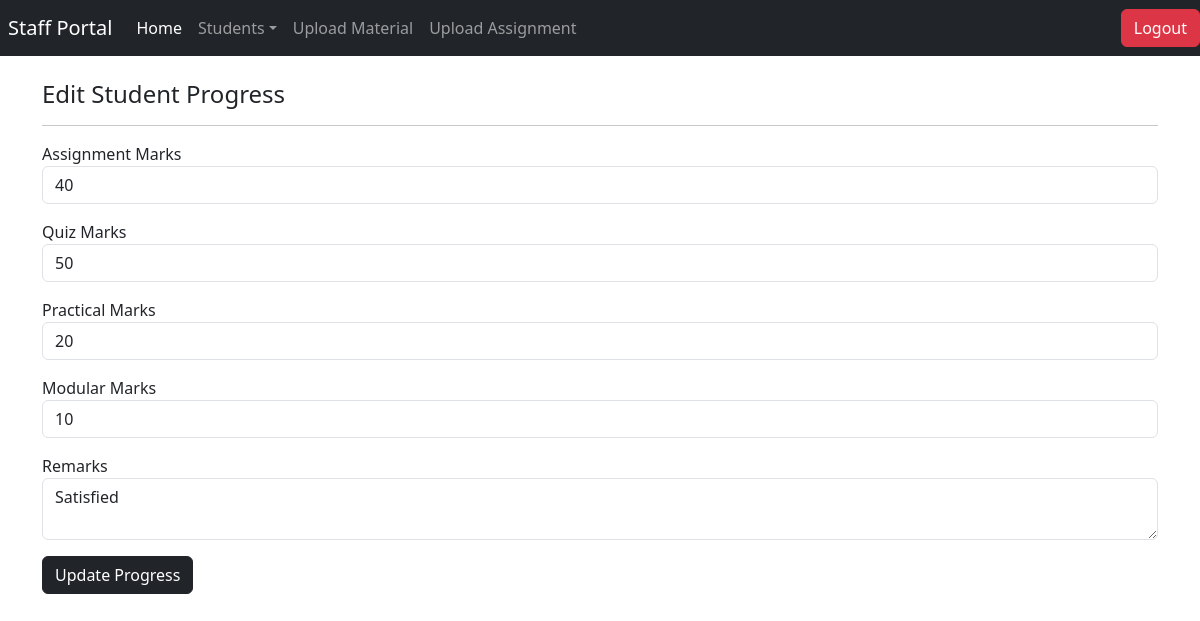
Page /Staff/edit_progress.php?id=25 (signed in) on the committed database.
### tables this page shows
CREATE TABLE IF NOT EXISTS `studentprogress` (
  `progressno` int NOT NULL AUTO_INCREMENT,
  `studentid` int DEFAULT NULL,
  `assignmentmarks` bigint DEFAULT NULL,
  `quizmarksinternal` bigint DEFAULT NULL,
  `practical` bigint DEFAULT NULL,
  `modular` bigint DEFAULT NULL,
  `classes_conducted` int NOT NULL,
  `classes_held` int NOT NULL,
  `remarks` varchar(1000) NOT NULL,
  `dateofprogress` timestamp NULL DEFAULT CURRENT_TIMESTAMP,
  PRIMARY KEY (`progressno`),
  KEY `studentid` (`studentid`)
);

### Staff/edit_progress.php (the view, shortened to what this page needs)
<?php
include('../connect.php');
include('staffheader.php');
if (isset($_GET['id'])) {
    $progressid = $_GET['id'];
    $query = mysqli_query($conn, "SELECT * FROM studentprogress WHERE progressno = '$progressid'");
    $record = mysqli_fetch_assoc($query);
}
?>
<div class="container mt-4">
    <h4>Edit Student Progress</h4>
    <hr>
    <form method="post">
        <div class="mb-3">
            <label>Assignment Marks</label>
            <input type="number" name="assignmentmarks" class="form-control" value="<?php echo $record['assignmentmarks']; ?>" required>
        </div>
        <div class="mb-3">
            <label>Quiz Marks</label>
            <input type="number" name="quizmarksinternal" class="form-control" value="<?php echo $record['quizmarksinternal']; ?>" required>
        </div>
        <div class="mb-3">
            <label>Practical Marks</label>
            <input type="number" name="practical" class="form-control" value="<?php echo $record['practical']; ?>" required>
        </div>
        <div class="mb-3">
            <label>Modular Marks</label>
            <input type="number" name="modular" class="form-control" value="<?php echo $record['modular']; ?>" required>
        </div>
        <div class="mb-3">
            <label>Remarks</label>
            <textarea name="remarks" class="form-control"><?php echo $record['remarks']; ?></textarea>
        </div>
        <button type="submit" name="update" class="btn btn-dark">Update Progress</button>
    </form>
</div>
<?php include('stafffooter.php'); ?>

### rows in the picture
studentprogress: assignmentmarks "40", quizmarksinternal "50", practical "20", modular "10", remarks "Satisfied"
